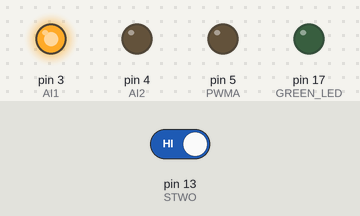
Bench run of a sketch on a simulated Arduino Uno, built with avr-gcc and run on an emulated ATmega328P. Parts: output pins drawn as LEDs (lit = HIGH). Inputs (shaded band) come from the test bench; at power-on: pin 13 (STWO) HIGH.

Above: at 1.2 s.
1.3 s: pin 13 (STWO) driven LOW
At 1.45 s:
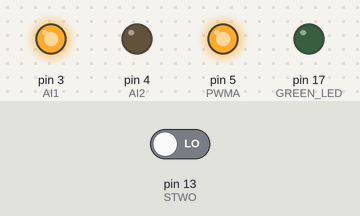
Timing chart, 0 to 4.3 s (numbered marks = the images above; inputs shaded):
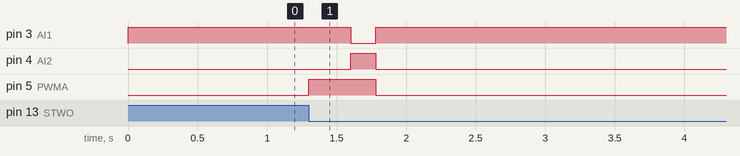

The sketch:

draggy.ino
```cpp
#define GREEN_LED 17
#define PWMA 5
#define AI2 4
#define AI1 3
#define STDBY 2
#define SONE 12
#define STWO 13
#define STHREE 14
#define BUTTON 6
#define BUTTON2 7
#define SFOUR 15
#define SFIVE 16
#define WAITING_FOR_START 0
#define STARTING 1
#define SEGMENT_1 2
#define SEGMENT_2 3
#define SEGMENT_3 4
#define SEGMENT_4 6
#define SEGMENT_5 7
#define DONE 5
#define speed
#define Serial

int systemState;
int idlespeed = 112;
int onespeed = 113;
int twospeed =113;
int threespeed = 130;
int fourspeed = 130;
int fivespeed = 130;
int brakespeed = 0;
int nitroracer = 255;


void setup () {
  //put your setup code here, to run once:
  pinMode(GREEN_LED,OUTPUT);
  pinMode(PWMA,OUTPUT);
  pinMode(AI2,OUTPUT);
  pinMode(AI1,OUTPUT);
  pinMode(BUTTON, INPUT);
  digitalWrite(STDBY,HIGH);
  systemState = STARTING;
}

void loop () {
  digitalWrite(AI1,HIGH);
  digitalWrite(AI2,LOW);
  digitalWrite(STDBY,HIGH);
  switch(systemState){
    case STARTING:
      systemState = SEGMENT_1;
      break;
    case SEGMENT_1:
      if(digitalRead(STWO) == LOW) {
        systemState = SEGMENT_2;
        analogWrite(PWMA, nitroracer);
        delay(300);
        digitalWrite(AI1,LOW);
        digitalWrite(AI2,HIGH);
        analogWrite(PWMA,255);
        delay(180);
        digitalWrite(AI1,HIGH);
        digitalWrite(AI2,LOW);
        analogWrite(PWMA, brakespeed);
      }
      break;}}
```

Measured:
- after the input at 1.3 s, pin 3 (AI1): HIGH → LOW after 0.30 s, → HIGH 0.18 s later; pin 4 (AI2): LOW → HIGH after 0.30 s, → LOW 0.18 s later; pin 5 (PWMA): LOW → HIGH at once, → LOW 0.48 s later
